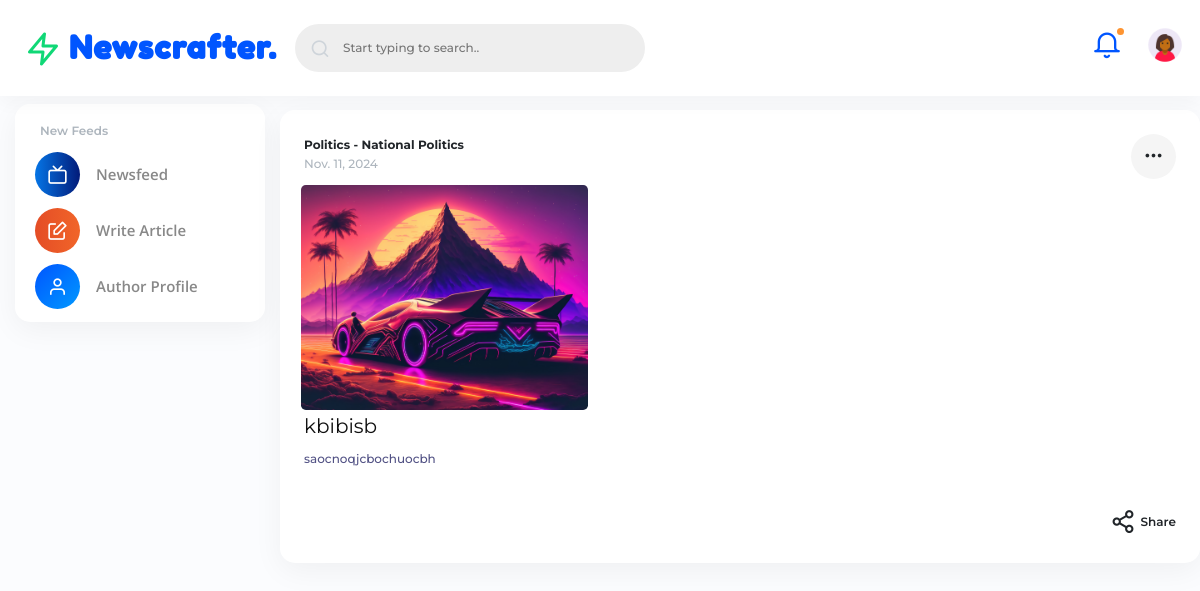
Screenshot of /users/view-news/kbibisb with the database file from the repository.
### adminapp/models.py (models this page shows, shortened)
class NewsArticle(models.Model):
    title = models.CharField(max_length=255)
    author = models.CharField(max_length=255, null=True, blank=True)
    date_published = models.DateField(null=True, blank=True)
    content = models.TextField()
    image_url = models.URLField(null=True, blank=True)
    image = models.ImageField(null=True, blank=True)
    category = models.ForeignKey(NewsCategory, on_delete=models.SET_NULL, null=True)
    sub_category = models.ForeignKey(NewsSubCategory, on_delete=models.SET_NULL, null=True, blank=True)
    slug = models.SlugField(max_length=255, unique=True)
    status = models.BooleanField(null=False)

class NewsSubCategory(models.Model):
    category = models.ForeignKey(NewsCategory,on_delete=models.CASCADE,null=True,blank=True)
    sub_category_name = models.CharField(max_length=100)
    def __str__(self):
        return f"{self.category.category_name} - {self.sub_category_name}"

class NewsCategory(models.Model):
    category_name = models.CharField(max_length=100)

### users/views.py (the view)
# urls.py: path('view-news/<slug:slug>',views.view_news,name="view_news"),
def view_news(request,slug):
    news = get_object_or_404(NewsArticle,slug=slug)
    share_url = 'http://127.0.0.1:8000/'
    context = {
        'news' : news,
        'share_url' : share_url
    }
    return render(request,'users/view-news.html',context)

### templates/users/view-news.html (shortened to what this page needs)
{% load static %}
<!DOCTYPE html>
<html lang="en">
<head>
    <link rel="stylesheet" href="{% static 'users/css/themify-icons.css' %}">
    <link rel="stylesheet" href="{% static 'users/css/feather.css' %}">
    <link rel="stylesheet" href="{% static 'users/css/style.css' %}">
    <link rel="stylesheet" href="{% static 'users/css/emoji.css' %}">
    <link rel="stylesheet" href="{% static 'users/css/lightbox.css' %}">
    <link rel="stylesheet" href="https://cdnjs.cloudflare.com/ajax/libs/font-awesome/6.0.0-beta3/css/all.min.css">
</head>
<body class="color-theme-blue mont-font">
    <div class="main-wrapper">
        <div class="nav-header bg-white shadow-xs border-0">
            <div class="nav-top">
                <a href="{% url 'users:index' %}"><i class="feather-zap text-success display1-size me-2 ms-0"></i><span class="d-inline-block fredoka-font ls-3 fw-600 text-current font-xxl logo-text mb-0">Newscrafter. </span> </a>
            </div>
            <form action="{% url 'users:search' %}" method="get" class="float-left header-search">
                <div class="form-group mb-0 icon-input">
                    <i class="feather-search font-sm text-grey-400"></i>
                    <input type="text" placeholder="Start typing to search.." name="q" class="bg-grey border-0 lh-32 pt-2 pb-2 ps-5 pe-3 font-xssss fw-500 rounded-xl w350 theme-dark-bg">
                </div>
            </form>
            <a href="#" class="p-2 text-center ms-auto menu-icon" id="dropdownMenu3" data-bs-toggle="dropdown" aria-expanded="false"><span class="dot-count bg-warning"></span><i class="feather-bell font-xl text-current"></i></a>
            <a href="{% url 'users:profile' %}" class="p-0 ms-3 menu-icon"><img src="{% static 'users/images/profile-4.png' %}" alt="user" class="w40 mt--1"></a>
        </div>
        <nav class="navigation scroll-bar">
            <div class="container ps-0 pe-0">
                <div class="nav-content">
                    <div class="nav-wrap bg-white bg-transparent-card rounded-xxl shadow-xss pt-3 pb-1 mb-2 mt-2">
                        <div class="nav-caption fw-600 font-xssss text-grey-500"><span>New </span>Feeds</div>
                        <ul class="mb-1 top-content">
                            <li><a href="{% url 'users:index' %}" class="nav-content-bttn open-font" ><i class="feather-tv btn-round-md bg-blue-gradiant me-3"></i><span>Newsfeed</span></a></li>
                            <li><a href="{% url 'users:new_article' %}" class="nav-content-bttn open-font" ><i class="feather-edit btn-round-md bg-red-gradiant me-3"></i><span>Write Article</span></a></li>
                            <li><a href="{% url 'users:profile' %}" class="nav-content-bttn open-font"><i class="feather-user btn-round-md bg-primary-gradiant me-3"></i><span>Author Profile </span></a></li>
                        </ul>
                    </div>
                </div>
            </div>
        </nav>
        <div class="main-content right-chat-active">
            <div class="middle-sidebar-bottom">
                <div class="middle-sidebar-left">
                    <div class="row feed-body">
                        <div class="col-xl-12 col-xxl-12 col-lg-8">
                            <div class="card w-100 shadow-xss rounded-xxl border-0 p-4 mb-3">
                                <div class="card-body p-0 d-flex">
                                    <h4 class="fw-700 text-grey-900 font-xssss mt-1">{{news.sub_category}}  <span class="d-block font-xssss fw-500 mt-1 lh-3 text-grey-500">{{news.date_published}}</span></h4>
                                    <a href="#" class="ms-auto" id="dropdownMenu2" data-bs-toggle="dropdown" aria-expanded="false"><i class="ti-more-alt text-grey-900 btn-round-md bg-greylight font-xss"></i></a>
                                </div>
                                <div class="card-body d-block p-0">
                                    <div class="row ps-2 pe-2">
                                        {% if news.image_url %}
                                        <div class="col-xs-4 col-sm-4 p-1"><a href="{% static 'users/images/t-10.jpg' %}" data-lightbox="roadtrip"><img src="{{news.image_url}}" class="rounded-3 w-100" alt="image"></a></div>
                                        {% elif news.image %}
                                        <div class="col-xs-4 col-sm-4 p-1"><a href="{% static 'users/images/t-10.jpg' %}" data-lightbox="roadtrip"><img src="{{news.image.url}}"  style="width: 400px; height: 225px; object-fit: cover;" class="rounded-3 w-100" alt="image"></a></div>
                                        {% endif %}
                                    </div>
                                </div>
                                <div class="card-body p-0 me-lg-5">
                                    <h2>{{news.title}}</h2>
                                    <p class="fw-500 lh-26 font-xssss w-100">{{news.content}}</a></p>
                                </div>
                                <div class="card-body d-flex p-0 mt-3">
                                    <a href="whatsapp://send?text=Check out this article: {{ news.title }} - {{ share_url }}" data-bs-toggle="dropdown" aria-expanded="false" class="ms-auto d-flex align-items-center fw-600 text-grey-900 text-dark lh-26 font-xssss"><i class="feather-share-2 text-grey-900 text-dark btn-round-sm font-lg"></i><span class="d-none-xs">Share</span></a>
                                </div>
                            </div>
                        </div>
                    </div>
                </div>
            </div>
        </div>
    </div>
</body>
</html>

### static/users/css/feather.css (style rules this page uses)
[class^="feather-"], [class*=" feather-"] { font-family: 'feather' !important; speak: none; font-style: normal; font-weight: normal; font-variant: normal; text-transform: none; line-height: 1; -webkit-font-smoothing: antialiased; -moz-osx-font-smoothing: grayscale; }
.feather-bell:before { content: "\e91e"; }
.feather-edit:before { content: "\e958"; }
.feather-search:before { content: "\e9c1"; }
.feather-share-2:before { content: "\e9c6"; }
.feather-tv:before { content: "\e9e9"; }
.feather-user:before { content: "\e9f1"; }
.feather-zap:before { content: "\ea06"; }

### rows the page displays
NewsArticle: sub_category "Politics - National Politics", date_published "Nov. 11, 2024", image (picture), title "kbibisb", content "saocnoqjcbochuocbh"
